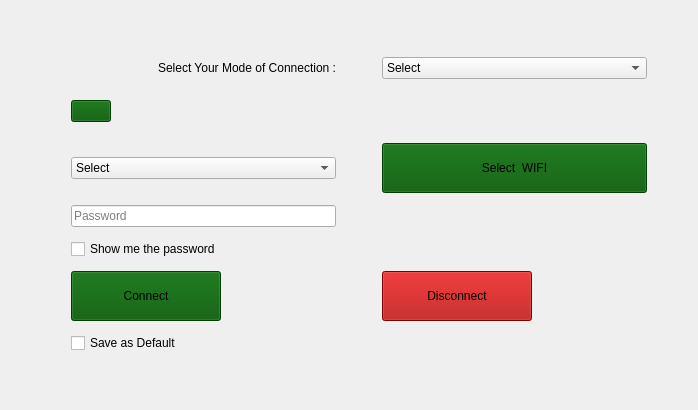
          <widget class="QWidget" name="scrollAreaWidgetContents_2">
           <property name="geometry">
            <rect>
             <x>0</x>
             <y>0</y>
             <width>698</width>
             <height>410</height>
            </rect>
           </property>
           <layout class="QGridLayout" name="gridLayout_10">
            <item row="5" column="3">
             <spacer name="verticalSpacer_16">
              <property name="orientation">
               <enum>Qt::Vertical</enum>
              </property>
              <property name="sizeType">
               <enum>QSizePolicy::Fixed</enum>
              </property>
              <property name="sizeHint" stdset="0">
               <size>
                <width>20</width>
                <height>20</height>
               </size>
              </property>
             </spacer>
            </item>
            <item row="2" column="6">
             <spacer name="verticalSpacer_15">
              <property name="orientation">
               <enum>Qt::Vertical</enum>
              </property>
              <property name="sizeType">
               <enum>QSizePolicy::Fixed</enum>
              </property>
              <property name="sizeHint" stdset="0">
               <size>
                <width>20</width>
                <height>40</height>
               </size>
              </property>
             </spacer>
            </item>
            <item row="17" column="3">
             <spacer name="verticalSpacer_14">
              <property name="orientation">
               <enum>Qt::Vertical</enum>
              </property>
              <property name="sizeType">
               <enum>QSizePolicy::Fixed</enum>
              </property>
              <property name="sizeHint" stdset="0">
               <size>
                <width>20</width>
                <height>40</height>
               </size>
              </property>
             </spacer>
            </item>
            <item row="4" column="6">
             <widget class="QPushButton" name="Wifi_Search">
              <property name="sizePolicy">
               <sizepolicy hsizetype="Expanding" vsizetype="Fixed">
                <horstretch>0</horstretch>
                <verstretch>0</verstretch>
               </sizepolicy>
              </property>
              <property name="minimumSize">
               <size>
                <width>150</width>
                <height>50</height>
               </size>
              </property>
              <property name="styleSheet">
               <string notr="true">background-color: rgb(0, 85, 0);</string>
              </property>
              <property name="text">
               <string>Select  WIFI</string>
              </property>
              <property name="icon">
               <iconset resource="ESP_Resource.qrc">
                <normaloff>:/Icons/Icons/wifi_Logo-128.png</normaloff>:/Icons/Icons/wifi_Logo-128.png</iconset>
              </property>
              <property name="iconSize">
               <size>
                <width>50</width>
                <height>50</height>
               </size>
              </property>
             </widget>
            </item>
            <item row="0" column="3">
             <spacer name="verticalSpacer_13">
              <property name="orientation">
               <enum>Qt::Vertical</enum>
              </property>
              <property name="sizeType">
               <enum>QSizePolicy::Fixed</enum>
              </property>
              <property name="sizeHint" stdset="0">
               <size>
                <width>20</width>
                <height>40</height>
               </size>
              </property>
             </spacer>
            </item>
            <item row="1" column="6">
             <widget class="QComboBox" name="WirelessSelection">
              <item>
               <property name="text">
                <string>Select</string>
               </property>
              </item>
              <item>
               <property name="text">
                <string>HOTSPOT</string>
               </property>
              </item>
              <item>
               <property name="text">
                <string>WIFI</string>
               </property>
              </item>
              <item>
               <property name="text">
                <string>HOTSPOT+WIFI</string>
               </property>
              </item>
             </widget>
            </item>
            <item row="4" column="7">
             <spacer name="horizontalSpacer_12">
              <property name="orientation">
               <enum>Qt::Horizontal</enum>
              </property>
              <property name="sizeType">
               <enum>QSizePolicy::Fixed</enum>
              </property>
              <property name="sizeHint" stdset="0">
               <size>
                <width>40</width>
                <height>20</height>
               </size>
              </property>
             </spacer>
            </item>
            <item row="4" column="0">
             <spacer name="horizontalSpacer_13">
              <property name="orientation">
               <enum>Qt::Horizontal</enum>
              </property>
              <property name="sizeType">
               <enum>QSizePolicy::Fixed</enum>
              </property>
              <property name="sizeHint" stdset="0">
               <size>
                <width>40</width>
                <height>20</height>
               </size>
              </property>
             </spacer>
            </item>
            <item row="4" column="4">
             <widget class="QComboBox" name="WifiCombobox">
              <item>
               <property name="text">
                <string>Select</string>
               </property>
              </item>
             </widget>
            </item>
            <item row="5" column="4">
             <widget class="QLineEdit" name="wifi_pass">
              <property name="inputMethodHints">
               <set>Qt::ImhHiddenText|Qt::ImhNoAutoUppercase|Qt::ImhNoPredictiveText</set>
              </property>
              <property name="inputMask">
               <string notr="true"/>
              </property>
              <property name="echoMode">
               <enum>QLineEdit::Password</enum>
              </property>
              <property name="placeholderText">
               <string>Password</string>
              </property>
             </widget>
            </item>
            <item row="9" column="4">
             <widget class="QCheckBox" name="checkBox">
              <property name="text">
               <string>Show me the password</string>
              </property>
             </widget>
            </item>
            <item row="11" column="4">
             <widget class="QCheckBox" name="Default_wifi">
              <property name="text">
               <string>Save as Default</string>
              </property>
             </widget>
            </item>
            <item row="2" column="4">
             <widget class="QPushButton" name="Refresh">
              <property name="sizePolicy">
               <sizepolicy hsizetype="Fixed" vsizetype="Fixed">
                <horstretch>0</horstretch>
                <verstretch>0</verstretch>
               </sizepolicy>
              </property>
              <property name="styleSheet">
               <string notr="true">background-color: rgb(0, 85, 0);</string>
              </property>
              <property name="text">
               <string/>
              </property>
              <property name="icon">
               <iconset resource="ESP_Resource.qrc">
                <normaloff>:/Icons/Icons/refresh.png</normaloff>:/Icons/Icons/refresh.png</iconset>
              </property>
              <property name="iconSize">
               <size>
                <width>32</width>
                <height>32</height>
               </size>
              </property>
             </widget>
            </item>
            <item row="10" column="4">
             <widget class="QPushButton" name="wifi_connect">
              <property name="sizePolicy">
               <sizepolicy hsizetype="Fixed" vsizetype="Fixed">
                <horstretch>0</horstretch>
                <verstretch>0</verstretch>
               </sizepolicy>
              </property>
              <property name="minimumSize">
               <size>
                <width>150</width>
                <height>50</height>
               </size>
              </property>
              <property name="styleSheet">
               <string notr="true">background-color: rgb(0, 85, 0);</string>
              </property>
              <property name="text">
               <string>Connect</string>
              </property>
              <property name="icon">
               <iconset resource="ESP_Resource.qrc">
                <normaloff>:/Icons/Icons/connect-icon.png</normaloff>:/Icons/Icons/connect-icon.png</iconset>
              </property>
              <property name="iconSize">
               <size>
                <width>32</width>
                <height>32</height>
               </size>
              </property>
             </widget>
            </item>
            <item row="10" column="6">
             <widget class="QPushButton" name="Disconnect">
              <property name="sizePolicy">
               <sizepolicy hsizetype="Fixed" vsizetype="Fixed">
                <horstretch>0</horstretch>
                <verstretch>0</verstretch>
               </sizepolicy>
              </property>
              <property name="minimumSize">
               <size>
                <width>150</width>
                <height>50</height>
               </size>
              </property>
              <property name="styleSheet">
               <string notr="true">background-color: rgb(170, 0, 0);</string>
              </property>
              <property name="text">
               <string>Disconnect</string>
              </property>
              <property name="icon">
               <iconset resource="ESP_Resource.qrc">
                <normaloff>:/Icons/Icons/45420.png</normaloff>:/Icons/Icons/45420.png</iconset>
              </property>
              <property name="iconSize">
               <size>
                <width>32</width>
                <height>32</height>
               </size>
              </property>
             </widget>
            </item>
            <item row="1" column="4">
             <widget class="QLabel" name="label_5">
              <property name="styleSheet">
               <string notr="true">background-color: rgba(255, 255, 255, 0);
border-color: rgba(255, 255, 255, 0);</string>
              </property>
              <property name="text">
               <string>&lt;html&gt;&lt;head/&gt;&lt;body&gt;&lt;p align=&quot;right&quot;&gt;Select Your Mode of Connection :&lt;/p&gt;&lt;/body&gt;&lt;/html&gt;</string>
              </property>
             </widget>
            </item>
            <item row="4" column="5">
             <spacer name="horizontalSpacer_10">
              <property name="orientation">
               <enum>Qt::Horizontal</enum>
              </property>
              <property name="sizeType">
               <enum>QSizePolicy::Fixed</enum>
              </property>
              <property name="sizeHint" stdset="0">
               <size>
                <width>40</width>
                <height>20</height>
               </size>
              </property>
             </spacer>
            </item>
           </layout>
          </widget>
